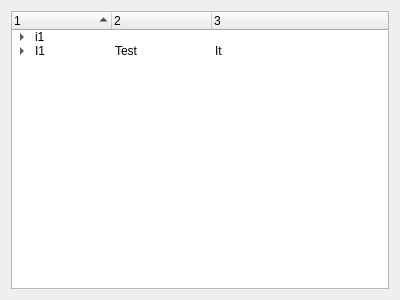
<?xml version="1.0" encoding="UTF-8"?>
<ui version="4.0">
 <class>tree</class>
 <widget class="QWidget" name="tree">
  <property name="geometry">
   <rect>
    <x>0</x>
    <y>0</y>
    <width>400</width>
    <height>300</height>
   </rect>
  </property>
  <property name="windowTitle">
   <string>Form</string>
  </property>
  <layout class="QVBoxLayout" name="verticalLayout">
   <item>
    <widget class="QTreeWidget" name="treeWidget">
     <property name="dragEnabled">
      <bool>true</bool>
     </property>
     <property name="dragDropMode">
      <enum>QAbstractItemView::InternalMove</enum>
     </property>
     <property name="defaultDropAction">
      <enum>Qt::MoveAction</enum>
     </property>
     <property name="selectionMode">
      <enum>QAbstractItemView::ExtendedSelection</enum>
     </property>
     <property name="autoExpandDelay">
      <number>-1</number>
     </property>
     <property name="sortingEnabled">
      <bool>true</bool>
     </property>
     <column>
      <property name="text">
       <string>1</string>
      </property>
     </column>
     <column>
      <property name="text">
       <string>2</string>
      </property>
     </column>
     <column>
      <property name="text">
       <string>3</string>
      </property>
     </column>
     <item>
      <property name="text">
       <string>I1</string>
      </property>
      <property name="text">
       <string>Test</string>
      </property>
      <property name="text">
       <string>It</string>
      </property>
      <item>
       <property name="text">
        <string>1</string>
       </property>
       <item>
        <property name="text">
         <string>2</string>
        </property>
        <item>
         <property name="text">
          <string>3</string>
         </property>
        </item>
       </item>
      </item>
     </item>
     <item>
      <property name="text">
       <string>i1</string>
      </property>
      <item>
       <property name="text">
        <string>i6</string>
       </property>
       <item>
        <property name="text">
         <string>i7</string>
        </property>
       </item>
      </item>
      <item>
       <property name="text">
        <string>i2</string>
       </property>
       <item>
        <property name="text">
         <string>i5</string>
        </property>
       </item>
       <item>
        <property name="text">
         <string>i4</string>
        </property>
       </item>
       <item>
        <property name="text">
         <string>i3</string>
        </property>
       </item>
      </item>
     </item>
    </widget>
   </item>
  </layout>
 </widget>
 <resources/>
 <connections/>
</ui>
